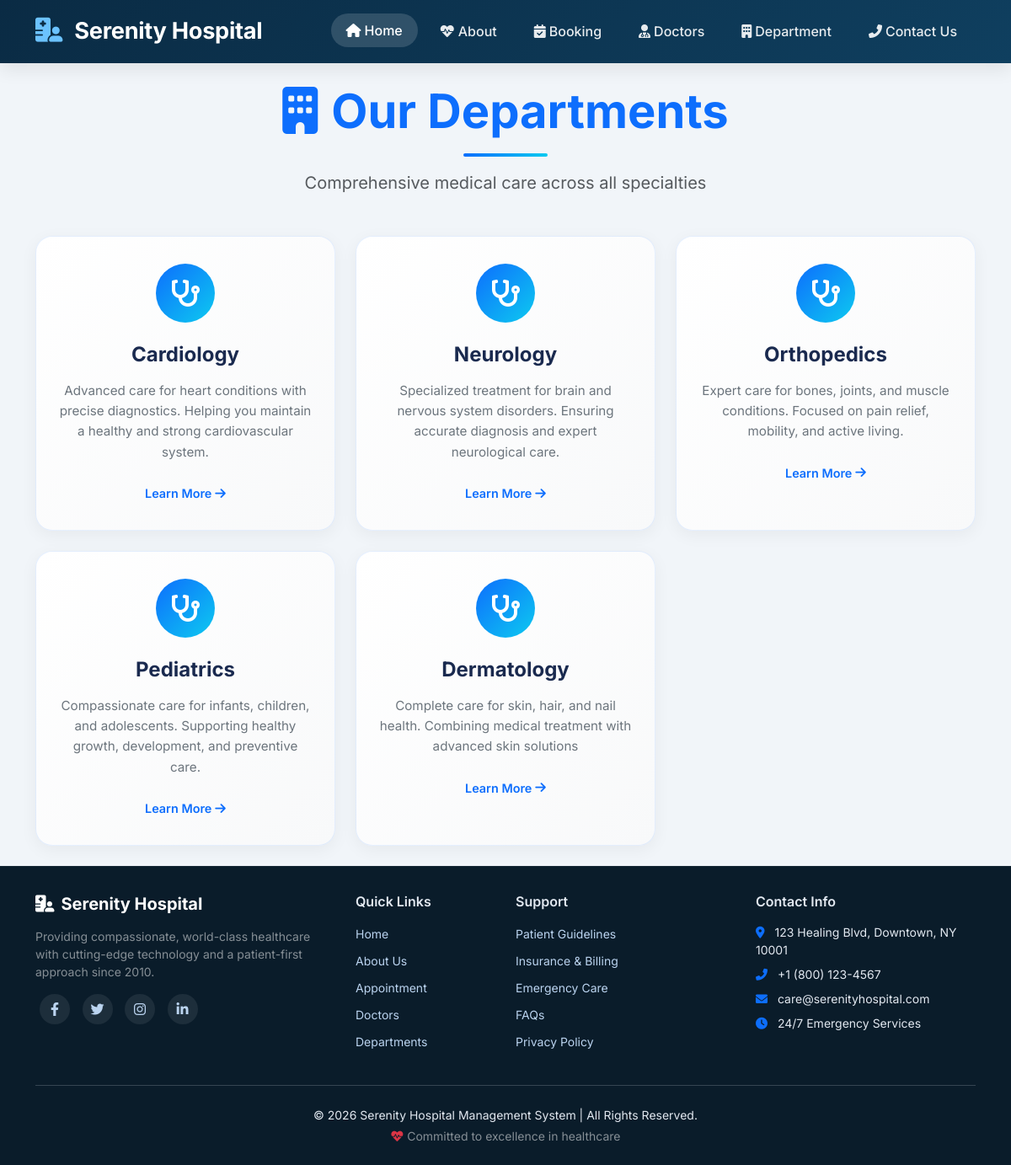
Page /department/ on the committed database.
### home/models.py (models this page shows, shortened)
class Department(models.Model):
    dep_name = models.CharField(max_length=100)
    dep_description = models.TextField()

### home/views.py (the view)
# urls.py: path('department/',views.department, name='department'),
def department(request):
   departments = Department.objects.all()
   return render(request,'department.html', {'dict_dept' : departments})

### templates/department.html (shortened to what this page needs)
{% extends "base.html" %}
{% block content %}
<div class="container py-4">
    <div class="text-center mb-5">
        <h1 class="display-4 fw-bold text-primary">
            <i class="fas fa-building me-3"></i>Our Departments
        </h1>
        <div class="divider mx-auto my-3"></div>
        <p class="text-muted fs-5">Comprehensive medical care across all specialties</p>
    </div>
    <div class="row g-4">
        {% for d in dict_dept %}
        <div class="col-lg-6 col-xl-4">
            <div class="department-card">
                <div class="card-icon">
                    <i class="fas fa-stethoscope"></i>
                </div>
                <h3 class="department-title">{{ d.dep_name }}</h3>
                <p class="department-description">{{ d.dep_description }}</p>
                <div class="card-footer-link">
                    <a href="#" class="learn-more">Learn More <i class="fas fa-arrow-right ms-1"></i></a>
                </div>
            </div>
        </div>
        {% endfor %}
    </div>
</div>
{% endblock %}

### templates/base.html (style rules this page uses)
* { font-family: 'Inter', sans-serif; }
body { background: #f1f5f9; display: flex; flex-direction: column; min-height: 100vh; }

### templates/department.html (style rules this page uses)
.divider { width: 100px; height: 4px; background: linear-gradient(90deg, #0d6efd, #0dcaf0); border-radius: 2px; }
.department-card { background: linear-gradient(135deg, #ffffff 0%, #f8f9fa 100%); border-radius: 20px; padding: 2rem 1.5rem; text-align: center; transition: all 0.3s ease; cursor: pointer; box-shadow: 0 5px 20px rgba(0, 0, 0, 0.05); border: 1px solid rgba(13, 110, 253, 0.1); height: 100%; position: relative; overflow: hidden; }
.department-card::before { content: ''; position: absolute; top: 0; left: 0; right: 0; height: 4px; background: linear-gradient(90deg, #0d6efd, #0dcaf0); transform: scaleX(0); transition: transform 0.3s ease; }
.card-icon { width: 70px; height: 70px; background: linear-gradient(135deg, #0d6efd, #0dcaf0); border-radius: 50%; display: flex; align-items: center; justify-content: center; margin: 0 auto 1.5rem auto; transition: all 0.3s ease; }
.card-icon i { font-size: 2rem; color: white; }
.department-title { font-size: 1.5rem; font-weight: 700; color: #1a2a4f; margin-bottom: 1rem; }
.department-description { color: #6c757d; line-height: 1.6; margin-bottom: 1.5rem; font-size: 0.95rem; }
.learn-more { color: #0d6efd; text-decoration: none; font-weight: 600; font-size: 0.9rem; transition: all 0.3s ease; display: inline-flex; align-items: center; }
.learn-more i { transition: transform 0.3s ease; }

### rows in the picture
Department: dep_name "Cardiology", dep_description "Advanced care for heart conditions with precise diagnostics. Helping you maintain a healthy and strong cardiovascular system."
Department: dep_name "Neurology", dep_description "Specialized treatment for brain and nervous system disorders. Ensuring accurate diagnosis and expert neurological care."
Department: dep_name "Orthopedics", dep_description "Expert care for bones, joints, and muscle conditions. Focused on pain relief, mobility, and active living."
Department: dep_name "Pediatrics", dep_description "Compassionate care for infants, children, and adolescents. Supporting healthy growth, development, and preventive care."
Department: dep_name "Dermatology", dep_description "Complete care for skin, hair, and nail health. Combining medical treatment with advanced skin solutions"
